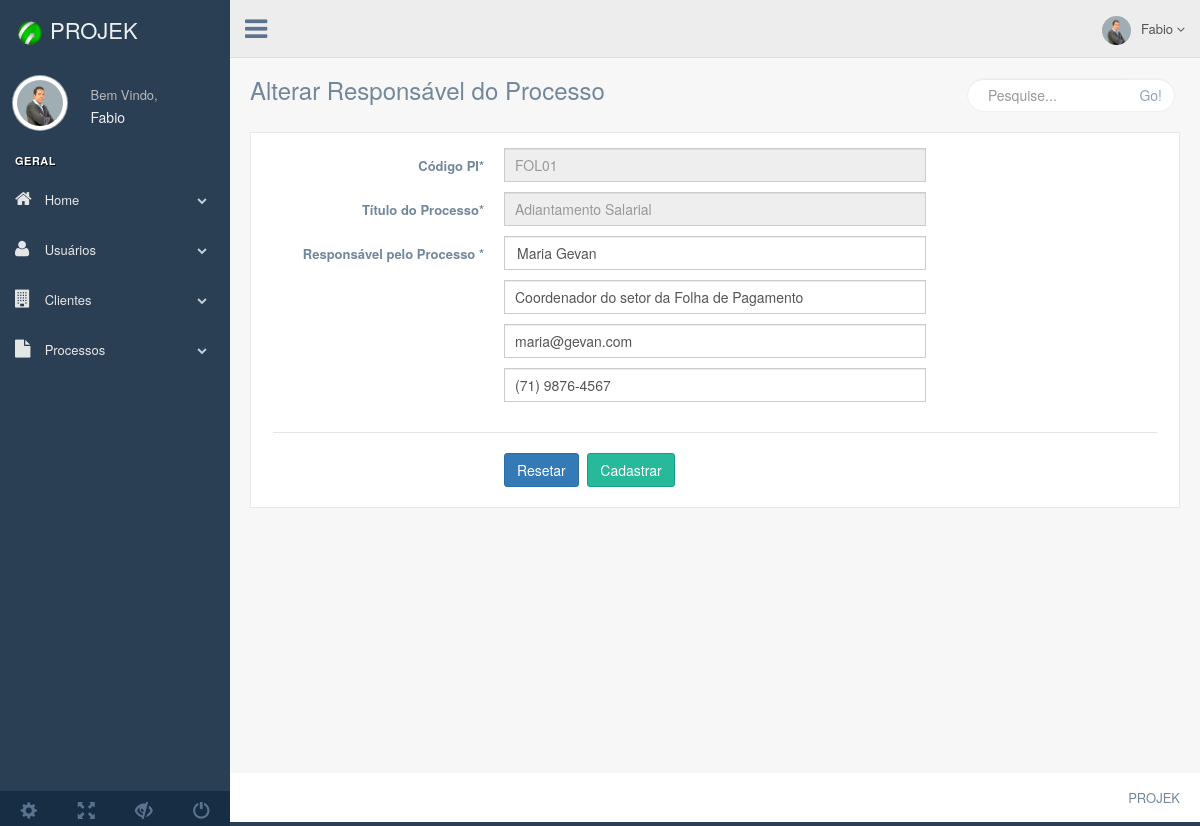
/production/php/forms/form-altera-r-macro.php?id_macroprocesso=4, run on an earlier commit of the app's database.
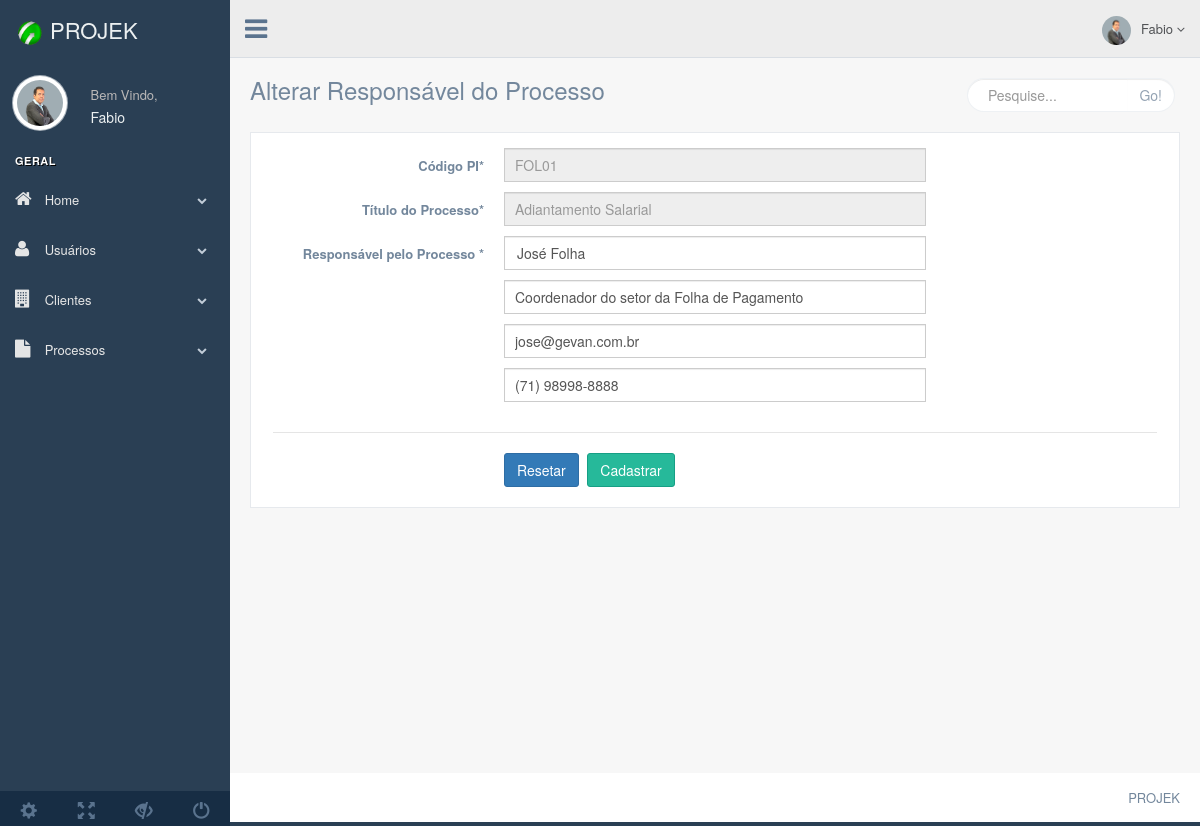
And on a later commit of the database.
### tables this page shows
CREATE TABLE `pis` (
  `id_departamento` int(11) DEFAULT NULL,
  `cod_pi` varchar(20) NOT NULL,
  `data_revisado` varchar(255) DEFAULT NULL,
  `id_consultor` int(11) DEFAULT NULL,
  `id_gestor_pi` int(11) DEFAULT NULL
);

CREATE TABLE `macroprocessos` (
  `id_macroprocesso` int(11) NOT NULL,
  `cod_pi` varchar(11) NOT NULL,
  `data_ultima` varchar(25) DEFAULT NULL,
  `data_proxima` varchar(25) DEFAULT NULL,
  `id_classificacao` int(11) NOT NULL,
  `t_processo` varchar(255) NOT NULL,
  `n_processo` varchar(10) NOT NULL,
  `qPessoas` int(11) NOT NULL,
  `id_periodicidade` int(11) NOT NULL,
  `horas` int(11) NOT NULL,
  `descricao` varchar(2000) DEFAULT NULL
);

CREATE TABLE `gestor_macro` (
  `id_gestor_macro` int(11) NOT NULL,
  `nome` varchar(255) DEFAULT NULL,
  `tel` varchar(25) DEFAULT NULL,
  `email` varchar(255) DEFAULT NULL,
  `cargo` varchar(255) DEFAULT NULL,
  `id_macroprocesso` int(11) DEFAULT NULL
);

### production/php/bancos/banco-macroprocesso.php (called while the page is built, shortened)
<?php
function buscaMacroprocessoId($conexao, $id_macroprocesso){
    $query = "select  * from macroprocessos where id_macroprocesso = {$id_macroprocesso}";
    $resultado = mysqli_query($conexao, $query);
    $usuario = mysqli_fetch_assoc($resultado);
    return $usuario;
}

### production/php/bancos/banco-pis.php (called while the page is built, shortened)
<?php
function  buscaPi($conexao , $cod_pi){
    $query = "select  * from pis where cod_pi = '{$cod_pi}'";
    $resultado = mysqli_query($conexao, $query);
    $pi = mysqli_fetch_assoc($resultado);
    return $pi;
}

### production/php/bancos/banco-gestores.php (called while the page is built, shortened)
<?php
function  buscaGestorMacro($conexao , $id_macroprocesso){
    $query = "select  * from gestor_macro where id_macroprocesso = $id_macroprocesso";
    $resultado = mysqli_query($conexao, $query);
    $departamento = mysqli_fetch_assoc($resultado);
    return $departamento;
}

### production/php/forms/form-altera-r-macro.php (the view, shortened to what this page needs)
<?php
	require_once "../bancos/conecta.php";
	require_once "../bancos/banco-gestores.php";
	require_once "../bancos/banco-macroprocesso.php";
	require_once "../bancos/banco-pis.php";
	$id_macroprocesso = $_GET['id_macroprocesso'];
	$gestor = buscaGestorMacro($conexao , $id_macroprocesso);
	$macroprocesso = buscaMacroprocessoId($conexao, $id_macroprocesso);
	$pi = buscaPi($conexao, $macroprocesso['cod_pi']);
?>
<!DOCTYPE html>
<html lang="en">
	<head>
	  <link href="../../../vendors/bootstrap/dist/css/bootstrap.min.css" rel="stylesheet">
	  <link href="../../../vendors/font-awesome/css/font-awesome.min.css" rel="stylesheet">
	  <link href="../../../vendors/nprogress/nprogress.css" rel="stylesheet">
	  <link href="../../../build/css/custom.min.css" rel="stylesheet">
	</head>
	<body class="nav-md">
	  <div class="container body">
	    <div class="main_container">
	      <div class="col-md-3 left_col">
	        <div class="left_col scroll-view">
	          <div class="navbar nav_title" style="border: 0;">
	            <a href="../index/index2.php" class="site_title"><img src="../../images/botao.png" width="40" right="40" ><span>PROJEK</span></a>
	            <div class="profile clearfix">
	              <div class="profile_pic">
	                <img src="../../images/img2.jpg" alt="..." class="img-circle profile_img">
	              </div>
	              <div class="profile_info">
	                <span>Bem Vindo,</span>
	                <h2>Fabio</h2>
	              </div>
	            </div>
	            <br />
	            <div id="sidebar-menu" class="main_menu_side hidden-print main_menu">
	              <div class="menu_section">
	                <h3>Geral</h3>
	                <ul class="nav side-menu">
	                  <li><a><i class="fa fa-home"></i> Home<span class="fa fa-chevron-down"></span></a>
	                  </li>
	                  <li><a><i class="fa fa-user"></i> Usuários<span class="fa fa-chevron-down"></span></a>
	                  </li>
	                  <li><a><i class="fa fa-building"></i> Clientes<span class="fa fa-chevron-down"></span></a>
	                  </li>
	                  <li><a><i class="fa fa-file"></i> Processos<span class="fa fa-chevron-down"></span></a>
	                  </li>
	                </ul>
	              </div>
	            </div>
	            <div class="sidebar-footer hidden-small">
	              <a data-toggle="tooltip" data-placement="top" title="Settings">
	                <span class="glyphicon glyphicon-cog" aria-hidden="true"></span>
	              </a>
	              <a data-toggle="tooltip" data-placement="top" title="FullScreen">
	                <span class="glyphicon glyphicon-fullscreen" aria-hidden="true"></span>
	              </a>
	              <a data-toggle="tooltip" data-placement="top" title="Lock">
	                <span class="glyphicon glyphicon-eye-close" aria-hidden="true"></span>
	              </a>
	              <a data-toggle="tooltip" data-placement="top" title="Logout" href="login.html">
	                <span class="glyphicon glyphicon-off" aria-hidden="true"></span>
	              </a>
	            </div>
	          </div>
	        </div>
	      </div>
	      <div class="top_nav">
	        <div class="nav_menu">
	          <nav>
	            <div class="nav toggle">
	              <a id="menu_toggle"><i class="fa fa-bars"></i></a>
	            </div>
	            <ul class="nav navbar-nav navbar-right">
	              <li class="">
	                <a href="javascript:;" class="user-profile dropdown-toggle" data-toggle="dropdown" aria-expanded="false">
	                  <img src="../../images/img2.jpg" alt="">Fabio
	                  <span class=" fa fa-angle-down"></span>
	                </a>
	              </li>
	              <li role="presentation" class="dropdown">
	                <a href="javascript:;" class="dropdown-toggle info-number" data-toggle="dropdown" aria-expanded="false"></a></li>
	              </ul>
	            </nav>
	          </div>
	        </div>
	      </div>
	      <div class="right_col" role="main">
	          <div class="">
	            <div class="page-title">
	              <div class="title_left">
	                <h3>Alterar Responsável do Processo</h3>
	              </div>
	              <div class="title_right">
	                <div class="col-md-5 col-sm-5 col-xs-12 form-group pull-right top_search">
	                  <div class="input-group">
	                    <input type="text" class="form-control" placeholder="Pesquise...">
	                    <span class="input-group-btn">
	                      <button class="btn btn-default" type="button">Go!</button>
	                    </span>
	                  </div>
	                </div>
	              </div>
	            </div>
	            <div class="clearfix"></div>
	            	<div class="row">
	            	  <div class="col-md-12 col-sm-12 col-xs-12">
	            	  	<div class="x_panel">
	            	  		<div class="x_content">
	            	  		<form action="../altera/altera-r-macro.php" method="get" id="demo-form2" data-parsley-validate class="form-horizontal form-label-left">
	            	  		<div class="form-group">
	            	  		   <label class="control-label col-md-3 col-sm-3 col-xs-12" for="nome">Código PI<span class="required">*</span>
	            	  		   </label>
	            	  		   <div class="col-md-6 col-sm-6 col-xs-12">
	            	  		     <input type="text" placeholder="<?=$pi['cod_pi']?>" readonly="readonly" class="form-control col-md-7 col-xs-12">
	            	  		   </div>
	            	  		</div>
	            	  		<div class="form-group">
	            	  		   <label class="control-label col-md-3 col-sm-3 col-xs-12" for="nome">Título do Processo<span class="required">*</span>
	            	  		   </label>
	            	  		   <div class="col-md-6 col-sm-6 col-xs-12">
	            	  		     <input type="text" placeholder="<?=$macroprocesso['t_processo']?>" readonly="readonly" class="form-control col-md-7 col-xs-12">
	            	  		   </div>
	            	  		</div>
		            	  	<div class="form-group">
		            	  	    <label for="socio" class="control-label col-md-3 col-sm-3 col-xs-12">Responsável pelo Processo <span class="required">*</span></label>
		            	  	    <div class=" col-sm-6 col-xs-12 col-md-6">
		            	  	      <div class="form-group">
		            	  	        <input type="text" value="<?=$gestor['nome']?>" name="nome" placeholder="Nome" class="form-control">
		            	  	      </div>
		            	  	      <div class="form-group">
		            	  	        <input type="text" value="<?=$gestor['cargo']?>" id="profissao" name="cargo" required="required" placeholder="Cargo" class="form-control col-md-7 col-xs-12">
		            	  	      </div>
		            	  	      <div class="form-group">
		            	  	        <input type="email" value="<?=$gestor['email']?>" placeholder="Email" id="email" name="email" required="required" class="form-control col-md-7 col-xs-12">
		            	  	      </div>
		            	  	      <div class="form-group">
		            	  	        <input data-inputmask="'mask' : '(99) 9999[9]-9999'" type="text" value="<?=$gestor['tel']?>" id="tel" name="tel" placeholder="Telefone" required="required" class="form-control col-md-7 col-xs-12">
		            	  	      </div>
		            	  	    </div>
		            	  	 </div>
		            	  	<div class="ln_solid"></div>
		            	  	<div class=" form-group">
	            	  	  	<div class="col-md-6 col-sm-6 col-xs-12 col-md-offset-3">
	            	  	    <button type="reset" name="reset" class="btn btn-primary">Resetar</button>
	            	  	    <button id="send" type="submit" name="enviar" class="btn btn-success">Cadastrar</button>
	            	  	    </div>
	            	  	 	</div>
	            	  		</form>
	            	  	</div>
	            	  	</div>
	            	  </div>
	            	</div>
	              <br />
	          </div>
	      </div>
	      <footer>
	        <div class="pull-right">
	          PROJEK
	        </div>
	        <div class="clearfix"></div>
	      </footer>
	    </div>
	</body>
</html>

What changed in the data, as far as the page shows it:
removed gestor_macro: nome "Maria Gevan", cargo "Coordenador do setor da Folha de Pagamento", email "maria@gevan.com", tel "(71) 9876-4567"
now on this page (row edited): gestor_macro: nome "José Folha", cargo "Coordenador do setor da Folha de Pagamento", email "jose@gevan.com.br", tel "(71) 98998-8888"
